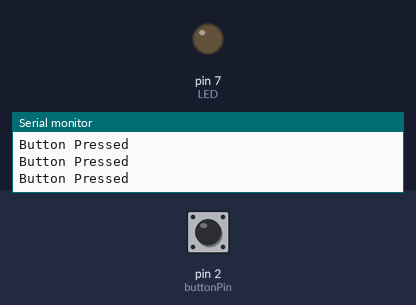
Bench run of a sketch on a simulated Arduino Uno, built with avr-gcc and run on an emulated ATmega328P. On the bench: output pins drawn as LEDs (lit = HIGH), the last lines printed to the serial monitor. Inputs (shaded band) come from the test bench; at power-on: pin 2 (buttonPin) LOW.

Above: at 1.8 s.
1.9 s: pin 2 (buttonPin) pulled HIGH for 0.6 s
At 2.4 s:
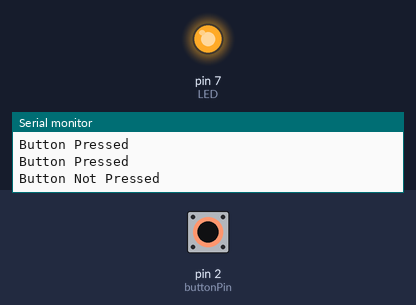
4.0 s: pin 2 (buttonPin) pulled HIGH for 3.2 s
At 8.3 s:
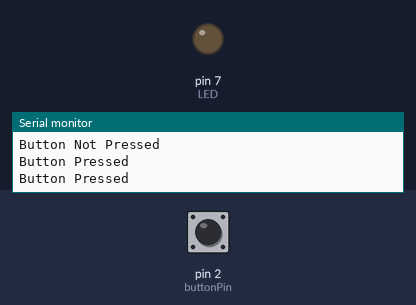
Timing chart, 0 to 9.8 s (numbered marks = the images above; inputs shaded):
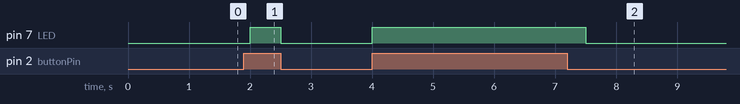

The sketch:

Par1Code.ino
```cpp
/*
4.2 in ME 351 Lab 1, Getting Started with Arduino
Setting up a logic gate such that the LED stays on when the switch is open, but off when you press the button.
Basically a pull up resistor = 10k Ohm
*/
int LED = 7;
const int buttonPin = 2;
// variables will change:
int buttonState = 0;

// the setup function runs once when you press reset or power the board
void setup() {
  // initialize serial communication at 9600 bits per second
  Serial.begin(9600);
  // initialize the LED pin as an output:
  pinMode(LED, OUTPUT);
  // initialize the pushbutton pin as an input:
  pinMode(buttonPin, INPUT);


}

void loop() {
  // read the state of the pushbutton value:
  buttonState = digitalRead(buttonPin);

  // check if the pushbutton is pressed. If it is, the buttonState is HIGH:
  if (buttonState == HIGH) {
    // turn LED on:
    digitalWrite(LED, HIGH);
    Serial.println("Button Not Pressed");
    delay(500); // add a delay for stability
  } else {
    // turn LED off:
    digitalWrite(LED, LOW);
    Serial.println("Button Pressed");
    delay(500); // add a delay for stability
  }
}
```

Measured:
- after the input at 1.9 s, pin 7 (LED): LOW → HIGH after 0.10 s, → LOW 0.50 s later
- after the input at 4.0 s, pin 7 (LED): LOW → HIGH at once, → LOW 3.5 s later
